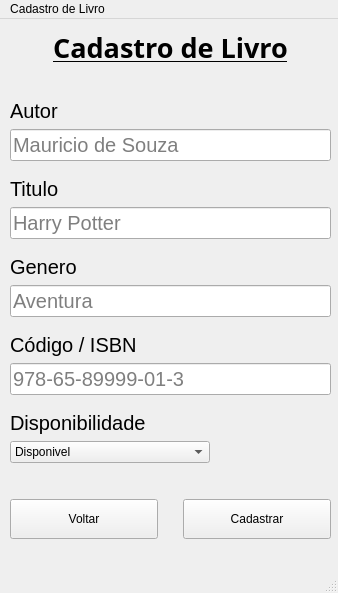
<?xml version="1.0" encoding="UTF-8"?>
<ui version="4.0">
 <class>MainWindow</class>
 <widget class="QMainWindow" name="MainWindow">
  <property name="geometry">
   <rect>
    <x>0</x>
    <y>0</y>
    <width>338</width>
    <height>593</height>
   </rect>
  </property>
  <property name="windowTitle">
   <string>MainWindow</string>
  </property>
  <widget class="QWidget" name="centralwidget">
   <widget class="QWidget" name="horizontalLayoutWidget">
    <property name="geometry">
     <rect>
      <x>10</x>
      <y>470</y>
      <width>321</width>
      <height>61</height>
     </rect>
    </property>
    <layout class="QHBoxLayout" name="horizontalLayout">
     <property name="spacing">
      <number>25</number>
     </property>
     <property name="topMargin">
      <number>10</number>
     </property>
     <property name="bottomMargin">
      <number>10</number>
     </property>
     <item>
      <widget class="QPushButton" name="Cancelar">
       <property name="maximumSize">
        <size>
         <width>150</width>
         <height>40</height>
        </size>
       </property>
       <property name="text">
        <string>Voltar</string>
       </property>
      </widget>
     </item>
     <item>
      <widget class="QPushButton" name="Cadastrar">
       <property name="maximumSize">
        <size>
         <width>150</width>
         <height>40</height>
        </size>
       </property>
       <property name="text">
        <string>Cadastrar</string>
       </property>
      </widget>
     </item>
    </layout>
   </widget>
   <widget class="QWidget" name="verticalLayoutWidget">
    <property name="geometry">
     <rect>
      <x>10</x>
      <y>10</y>
      <width>321</width>
      <height>484</height>
     </rect>
    </property>
    <layout class="QVBoxLayout" name="verticalLayout">
     <item>
      <layout class="QVBoxLayout" name="verticalLayout_4">
       <item>
        <widget class="QLabel" name="label_8">
         <property name="font">
          <font>
           <family>Mongolian Baiti</family>
           <pointsize>20</pointsize>
           <weight>75</weight>
           <italic>false</italic>
           <bold>true</bold>
           <underline>true</underline>
           <strikeout>false</strikeout>
           <stylestrategy>PreferDefault</stylestrategy>
           <kerning>true</kerning>
          </font>
         </property>
         <property name="text">
          <string>Cadastro de Livro</string>
         </property>
         <property name="textFormat">
          <enum>Qt::AutoText</enum>
         </property>
         <property name="alignment">
          <set>Qt::AlignCenter</set>
         </property>
         <property name="margin">
          <number>12</number>
         </property>
         <property name="indent">
          <number>0</number>
         </property>
        </widget>
       </item>
       <item>
        <spacer name="verticalSpacer">
         <property name="orientation">
          <enum>Qt::Vertical</enum>
         </property>
         <property name="sizeHint" stdset="0">
          <size>
           <width>20</width>
           <height>40</height>
          </size>
         </property>
        </spacer>
       </item>
       <item>
        <layout class="QVBoxLayout" name="verticalLayout_2">
         <property name="topMargin">
          <number>10</number>
         </property>
         <property name="rightMargin">
          <number>0</number>
         </property>
         <property name="bottomMargin">
          <number>10</number>
         </property>
         <item>
          <widget class="QLabel" name="label">
           <property name="maximumSize">
            <size>
             <width>80</width>
             <height>16777215</height>
            </size>
           </property>
           <property name="font">
            <font>
             <pointsize>15</pointsize>
            </font>
           </property>
           <property name="text">
            <string>Autor</string>
           </property>
          </widget>
         </item>
         <item>
          <widget class="QLineEdit" name="Autor">
           <property name="font">
            <font>
             <pointsize>15</pointsize>
            </font>
           </property>
           <property name="frame">
            <bool>true</bool>
           </property>
           <property name="placeholderText">
            <string>Mauricio de Souza</string>
           </property>
          </widget>
         </item>
        </layout>
       </item>
       <item>
        <layout class="QVBoxLayout" name="verticalLayout_5">
         <item>
          <widget class="QLabel" name="label_4">
           <property name="font">
            <font>
             <pointsize>15</pointsize>
            </font>
           </property>
           <property name="text">
            <string>Titulo</string>
           </property>
          </widget>
         </item>
         <item>
          <widget class="QLineEdit" name="Titulo">
           <property name="font">
            <font>
             <pointsize>15</pointsize>
            </font>
           </property>
           <property name="text">
            <string/>
           </property>
           <property name="placeholderText">
            <string>Harry Potter</string>
           </property>
          </widget>
         </item>
         <item>
          <layout class="QVBoxLayout" name="verticalLayout_6">
           <property name="topMargin">
            <number>10</number>
           </property>
           <property name="bottomMargin">
            <number>10</number>
           </property>
           <item>
            <widget class="QLabel" name="label_6">
             <property name="font">
              <font>
               <pointsize>15</pointsize>
              </font>
             </property>
             <property name="text">
              <string>Genero</string>
             </property>
            </widget>
           </item>
           <item>
            <widget class="QLineEdit" name="Genero">
             <property name="font">
              <font>
               <pointsize>15</pointsize>
              </font>
             </property>
             <property name="placeholderText">
              <string>Aventura</string>
             </property>
            </widget>
           </item>
           <item>
            <layout class="QVBoxLayout" name="verticalLayout_7">
             <property name="topMargin">
              <number>10</number>
             </property>
             <property name="bottomMargin">
              <number>10</number>
             </property>
             <item>
              <widget class="QLabel" name="label_5">
               <property name="enabled">
                <bool>true</bool>
               </property>
               <property name="font">
                <font>
                 <pointsize>15</pointsize>
                </font>
               </property>
               <property name="text">
                <string>Código / ISBN</string>
               </property>
              </widget>
             </item>
             <item>
              <widget class="QLineEdit" name="Codigo">
               <property name="font">
                <font>
                 <pointsize>15</pointsize>
                </font>
               </property>
               <property name="placeholderText">
                <string>978-65-89999-01-3</string>
               </property>
              </widget>
             </item>
             <item>
              <layout class="QVBoxLayout" name="verticalLayout_8">
               <property name="topMargin">
                <number>10</number>
               </property>
               <property name="bottomMargin">
                <number>10</number>
               </property>
               <item>
                <widget class="QLabel" name="label_7">
                 <property name="font">
                  <font>
                   <pointsize>15</pointsize>
                  </font>
                 </property>
                 <property name="text">
                  <string>Disponibilidade</string>
                 </property>
                </widget>
               </item>
               <item>
                <widget class="QComboBox" name="Disponibilidade">
                 <property name="maximumSize">
                  <size>
                   <width>200</width>
                   <height>30</height>
                  </size>
                 </property>
                 <item>
                  <property name="text">
                   <string>Disponivel</string>
                  </property>
                 </item>
                 <item>
                  <property name="text">
                   <string>Indisponivel</string>
                  </property>
                 </item>
                </widget>
               </item>
               <item>
                <widget class="QLabel" name="aviso">
                 <property name="text">
                  <string/>
                 </property>
                </widget>
               </item>
              </layout>
             </item>
            </layout>
           </item>
          </layout>
         </item>
        </layout>
       </item>
      </layout>
     </item>
    </layout>
   </widget>
  </widget>
  <widget class="QMenuBar" name="menubar">
   <property name="geometry">
    <rect>
     <x>0</x>
     <y>0</y>
     <width>338</width>
     <height>21</height>
    </rect>
   </property>
   <widget class="QMenu" name="menuCadastro_de_Livro">
    <property name="title">
     <string>Cadastro de Livro</string>
    </property>
   </widget>
   <addaction name="menuCadastro_de_Livro"/>
  </widget>
  <widget class="QStatusBar" name="statusbar"/>
 </widget>
 <resources/>
 <connections/>
</ui>
